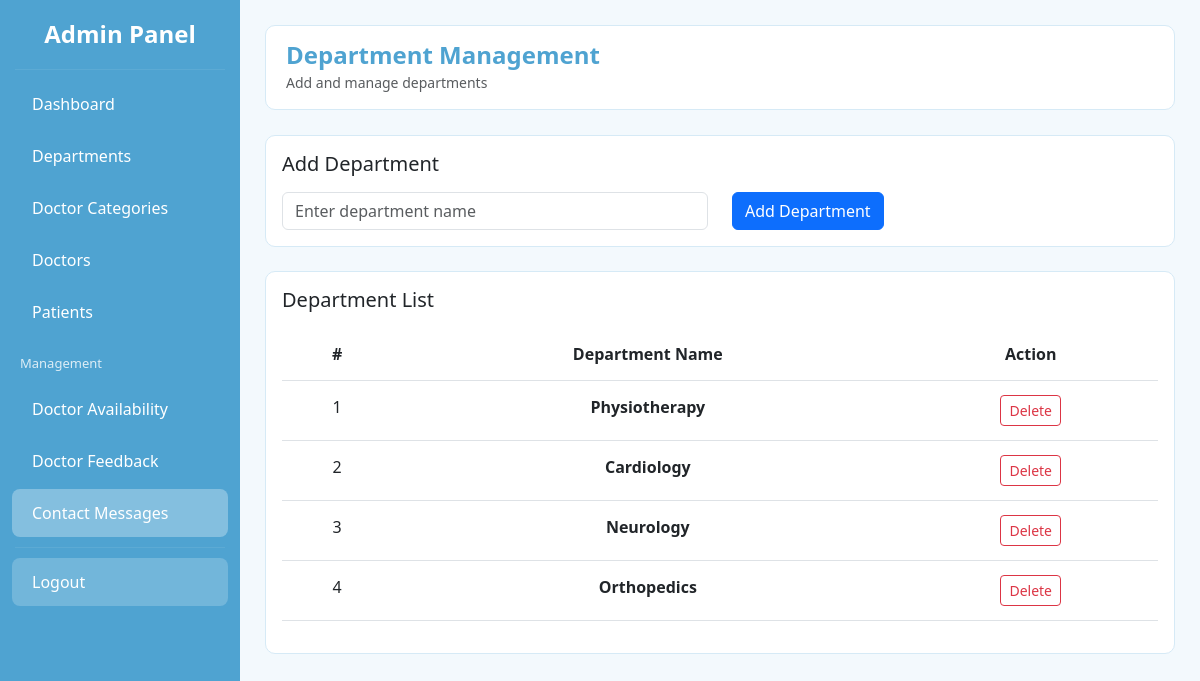
The page /departments/ (signed in) on the database its author committed.
### app/models.py (models this page shows, shortened)
class Department(models.Model):
    department_name = models.CharField(max_length=100, unique=True)

### app/views.py (the view)
# urls.py: path('departments/', views.admin_departments, name='admin_departments'),
@login_required(login_url="admin_login")
def admin_departments(request):
    if request.method == "POST":
        name = request.POST.get("department_name")
        if name:
            Department.objects.create(department_name=name)
    return render(request, "admin/departments.html", {
        "departments": Department.objects.all().order_by("-id")
    })

### app/templates/admin/departments.html (shortened to what this page needs)
<!DOCTYPE html>
<html>
<head>
    <link href="https://cdn.jsdelivr.net/npm/bootstrap@5.3.0/dist/css/bootstrap.min.css" rel="stylesheet">
</head>
<body>
{% include "admin/sidebar.html" %}
<div class="main-content">
    <div class="topbar">
        <h4 class="page-title mb-0">Department Management</h4>
        <small class="text-muted">Add and manage departments</small>
    </div>
    <div class="card data-card mb-4">
        <div class="card-body">
            <h5 class="mb-3">Add Department</h5>
            <form method="POST">
                <div class="row">
                    <div class="col-md-6">
                        <input type="text" name="department_name" class="form-control" placeholder="Enter department name" required>
                    </div>
                    <div class="col-md-3">
                        <button class="btn btn-primary">Add Department</button>
                    </div>
                </div>
            </form>
        </div>
    </div>
    <div class="card data-card">
        <div class="card-body">
            <h5 class="mb-3">Department List</h5>
            <table class="table">
                <thead>
                    <tr>
                        <th>#</th>
                        <th>Department Name</th>
                        <th>Action</th>
                    </tr>
                </thead>
                <tbody>
                    {% for d in departments %}
                    <tr>
                        <td>{{ forloop.counter }}</td>
                        <td style="font-weight:600;">{{ d.department_name }}</td>
                        <td>
                            <a href="{% url 'delete_department' d.id %}"
                               class="btn btn-sm btn-outline-danger"
                               onclick="return confirm('Delete this department?')">Delete</a>
                        </td>
                    </tr>
                    {% empty %}
                    <tr>
                        <td colspan="3" class="text-center text-muted py-4">No departments found</td>
                    </tr>
                    {% endfor %}
                </tbody>
            </table>
        </div>
    </div>
</div>
</body>
</html>

### app/templates/admin/departments.html (style rules this page uses)
:root { --main: #4FA3D1; --bg: #F3F9FD; --card: #FFFFFF; --border: #D6EAF6; }
body { background-color: var(--bg); font-family: "Segoe UI", sans-serif; }
.main-content { margin-left: 240px; padding: 25px; }
.topbar { background: var(--card); padding: 15px 20px; border-radius: 10px; border: 1px solid var(--border); margin-bottom: 25px; }
.page-title { font-weight: 700; color: var(--main); }
.data-card { background: var(--card); border-radius: 10px; border: 1px solid var(--border); }
.table thead { background: #E9F4FB; }
.table thead th { font-weight: 600; padding: 14px; text-align: center; }
.table tbody td { padding: 14px; text-align: center; }

### rows shown on the page
Department: department_name "Physiotherapy"
Department: department_name "Cardiology"
Department: department_name "Neurology"
Department: department_name "Orthopedics"
